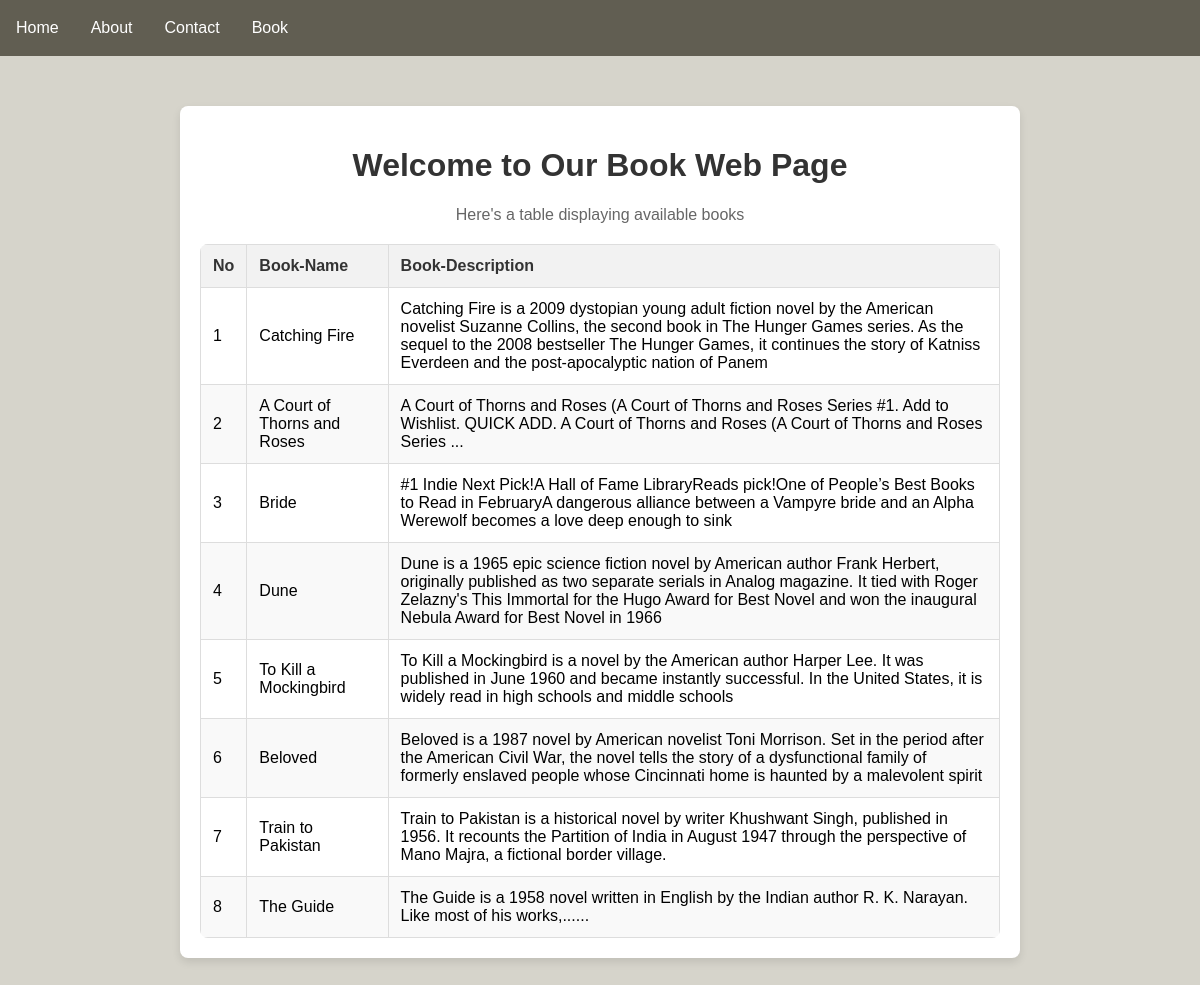
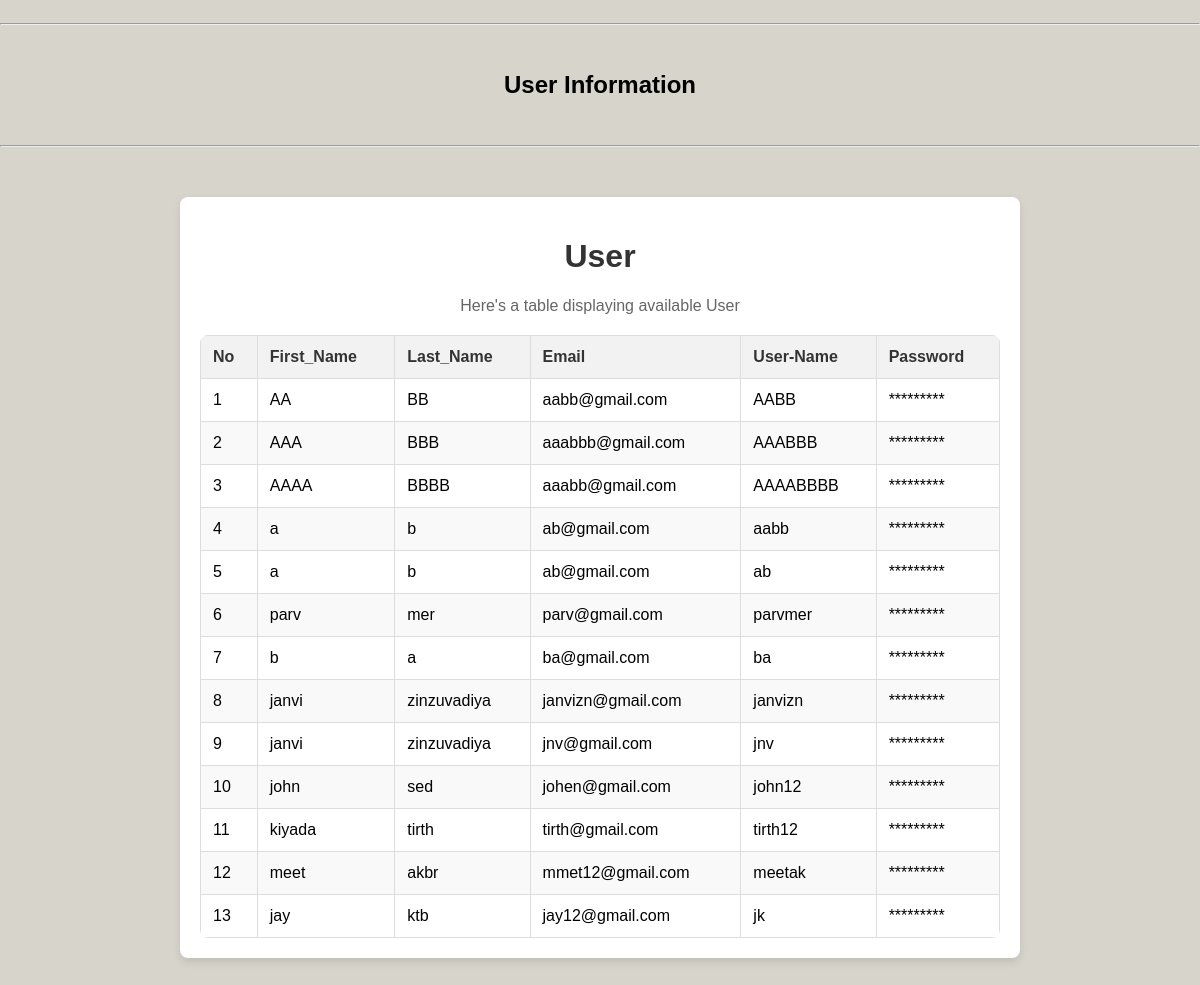
The page / on the database its author committed (2 pictures, top to bottom).
### book/models.py (models this page shows)
class Book(models.Model):
    user = models.ForeignKey(User , on_delete=models.SET_NULL , null=True , blank= True)
    book_title = models.CharField(max_length=200)
    book_description = models.TextField()
    book_image=models.ImageField(upload_to="book_images")
    book_view_count = models.IntegerField(default=1)

### home/views.py (the view)
# urls.py: 2. Add a URL to urlpatterns:  path('', views.home, name='home')
def home(request):
    q1=Book.objects.all()
    users = User.objects.all()
    print (q1)
    print (users)
    return render(request,"index.html", context={'page':'welocome', 'book':q1,'user':users})

### home/templates/index.html (shortened to what this page needs)
{% extends "base.html" %}
{% block nev %}
</head>
<body>
<div class="container">
    <h1>Welcome to Our Book Web Page</h1>
    <p>Here's a table displaying available books </p>
    <table>
        <thead>
            <tr>
                <th>No</th>
                <th>Book-Name</th>
                <th>Book-Description</th>
            </tr>
        </thead>
        <tbody>
            {% if book %}
            {% for books in book %}
            <tr>
                <td>{{ forloop.counter }}</td>
                <td>{{ books.book_title }}</td>
                <td>{{ books.book_description }}</td>
            </tr>
            {% endfor %}
            {% endif %}
        </tbody>
    </table>
</div>
    <hr>
    <br>
    <h2 align="center">User Information</h2>
    <br>
    <hr>
<div class="container">
    <table>
        <h1>User</h1>
        <p>Here's a table displaying available User</p>
        <thead>
            <th>No</th>
            <th>First_Name</th>
            <th>Last_Name</th>
            <th>Email</th>
            <th>User-Name</th>
            <th>Password</th>
        <tbody>
            <tr>
            {% if user %}
            {% for users in user%}
            <td>{{forloop.counter}}</td>
            <td>{{users.first_name}} </td>
            <td>{{users.last_name}} </td>
            <td> {{users.email}} </td>
            <td>{{users.username}} </td>
            <td>*********</td>
            </tr>
            {% endfor %}
            {% endif %}
        </tbody>
    </table>
</div>
</body>
</html>
{% endblock nev %}

### home/templates/base.html (style rules this page uses)
body { font-family: Arial, sans-serif; background-color: #D6D4CB; margin: 0; padding: 0; }
.container { max-width: 1000px; margin: 50px auto; padding: 20px; background-color: #fff; border-radius: 8px; box-shadow: 0 4px 8px rgba(0, 0, 0, 0.1); }
h1 { text-align: center; color: #333; }
p { text-align: justify; color: #666; }

### home/templates/index.html (style rules this page uses)
.container { max-width: 800px; margin: 50px auto; padding: 20px; background-color: #fff; border-radius: 8px; box-shadow: 0 4px 8px rgba(0, 0, 0, 0.1); }
h1 { text-align: center; color: #333; }
p { text-align: center; color: #666; }
table { width: 100%; border-collapse: collapse; margin-top: 20px; border-radius: 8px; overflow: hidden; }
th, td { border: 1px solid #ddd; padding: 12px; text-align: left; }
th { background-color: #f2f2f2; color: #333; }
tr:nth-child(even) { background-color: #f9f9f9; }

### rows shown on the page
Book: book_title "Catching Fire", book_description "Catching Fire is a 2009 dystopian young adult fiction novel by the American novelist Suzanne Collins, the second book in The Hunger Games series. As the sequel to the 2008 bestseller The Hunger Games, it continues the story of Katniss Everdeen and the post-apocalyptic nation of Panem"
Book: book_title "A Court of Thorns and Roses", book_description "A Court of Thorns and Roses (A Court of Thorns and Roses Series #1. Add to Wishlist. QUICK ADD. A Court of Thorns and Roses (A Court of Thorns and Roses Series ..."
Book: book_title "Bride", book_description "#1 Indie Next Pick!A Hall of Fame LibraryReads pick!One of People’s Best Books to Read in FebruaryA dangerous alliance between a Vampyre bride and an Alpha Werewolf becomes a love deep enough to sink"
Book: book_title "Dune", book_description "Dune is a 1965 epic science fiction novel by American author Frank Herbert, originally published as two separate serials in Analog magazine. It tied with Roger Zelazny's This Immortal for the Hugo Award for Best Novel and won the inaugural Nebula Award for Best Novel in 1966"
Book: book_title "To Kill a Mockingbird", book_description "To Kill a Mockingbird is a novel by the American author Harper Lee. It was published in June 1960 and became instantly successful. In the United States, it is widely read in high schools and middle schools"
Book: book_title "Beloved", book_description "Beloved is a 1987 novel by American novelist Toni Morrison. Set in the period after the American Civil War, the novel tells the story of a dysfunctional family of formerly enslaved people whose Cincinnati home is haunted by a malevolent spirit"
Book: book_title "Train to Pakistan", book_description "Train to Pakistan is a historical novel by writer Khushwant Singh, published in 1956. It recounts the Partition of India in August 1947 through the perspective of Mano Majra, a fictional border village."
Book: book_title "The Guide", book_description "The Guide is a 1958 novel written in English by the Indian author R. K. Narayan. Like most of his works,......"

### other values the page prints
{{ users.first_name }} "AA"
{{ users.last_name }} "BB"
{{ users.email }} "aabb@gmail.com"
{{ users.username }} "AABB"
{{ users.first_name }} "AAA"
{{ users.last_name }} "BBB"
{{ users.email }} "aaabbb@gmail.com"
{{ users.username }} "AAABBB"
{{ users.first_name }} "AAAA"
{{ users.last_name }} "BBBB"
{{ users.email }} "aaabb@gmail.com"
{{ users.username }} "AAAABBBB"
{{ users.first_name }} "a"
{{ users.last_name }} "b"
{{ users.email }} "ab@gmail.com"
